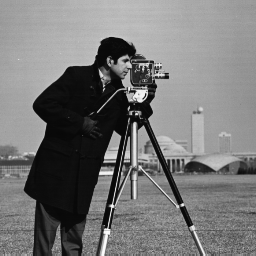
%> input picture P4/p04_Bild1.png, 256 x 256 px
$ octave p04_execute.m   (GNU Octave 9; MATLAB toolbox functions it lacks are replaced by stand-ins)
%> lines starting %> are read from the running program, lines starting %| are printed output that depends on the picture
### P4/p04_compress.m
function img_compressed = p04_compress(image, block_size, quant)

  %a) Einteilung in block_size x block_size grosse Bloecke
  [M,N] = size(image);
  if (mod(M, block_size) ~= 0) | (mod(N, block_size) ~= 0)
    error('Bild nicht einteilbar in gegebene Blockgröße!');
  else
    verticalBlocks = M/block_size; % Anzahl der horziontalen Bloecke
    horizontalBlocks = N/block_size;  % Anzahl der vertikalen Bloecke
    y_sizes = block_size.*ones(1, verticalBlocks);
    x_sizes = block_size.*ones(1, horizontalBlocks);
    zerlegung = mat2cell(image, y_sizes, x_sizes);
  end

  z_length = length(zerlegung);
  zerlegung_vec = reshape(zerlegung, [z_length*z_length, 1]); %Alle Bloecke als Vektor schreiben

  %b) DCT auf den Bloecken
  dct_zerlegung = zerlegung_vec; %Initialisierung für die richtige Groesse
  for i = 1:1:z_length*z_length
    dct_zerlegung(i,1) = dct2(cell2mat(zerlegung_vec(i,1)));
  end

  %c) Quantisierung in jedem Block
  qnt_zerlegung = dct_zerlegung; %Initialisierung für die richtige Groesse
  for i = 1:1:z_length*z_length
    qnt_zerlegung(i,1) = cell2mat(dct_zerlegung(i,1))./quant;
  end


  %d) Umsortierung entlang der Nebendiagonale
  zig_zerlegung = qnt_zerlegung; %Initialisierung für die richtige Groesse
  for i = 1:1:z_length*z_length
    zig_zerlegung(i,1) = p04_zigzag(cell2mat(dct_zerlegung(i,1)));
  end

  %e) RLE und f)
  img_compressed = zig_zerlegung; %Initialisierung für die richtige Groesse
  for i = 1:1:z_length*z_length
    img_compressed(i,1) = p04_rle(cell2mat(qnt_zerlegung(i,1)));
  end

end

### P4/p04_zigzag.m
function data = zigzag(x)

s = size(x);
if (s(1) ~= s(2))
    error('not quadratic matrix!');
end

data = zeros(1, s(1)*s(1));
run = 1;
cur = 1;

b = false;

for i = 1 : s(1)
    for j = 1 : cur
        if (b == 0)
            data(run) = x(i-(j-1), j);
        else
            data(run) = x(i-(cur-j), cur-(j-1));
        end

        if (j == cur)
            b = ~b;
        end

        run = run + 1;
    end

    cur = cur + 1;
end

cur = cur - 2;

for k = s(1)+1 : (s(1)*2)-1
    for m = 1 : cur
        if (b == 0) % rauf
            data(run) = x(s(1)-(m-1), k-s(1)+m);
        else % runter
            data(run) = x(k-s(1)+m, s(1)-(m-1));
        end

        if (m == cur)
            b = ~b;
        end

        run = run + 1;
    end
    cur = cur - 1;
end

### P4/p04_rle.m

function vec_enc = p04_rle(vec)
  mn = length(vec);
  run = 1;
  value = vec(1);
  vec_enc = [];

  for i = 2:1:mn
    if (value ~= vec(i))
     temp = [value run];
      vec_enc = cat(2, vec_enc, temp);  %cat() in x-Richtung --> Zeilenvektor
      value = vec(i);
      run = 1;
    else
      run++;
    end
  end
  temp = [value run];
  vec_enc = cat(2, vec_enc, temp);

end

### P4/p04_decompress.m

function image = p04_decompress(img_compressed, quant)

  cell_length = length(img_compressed);
  %e) RLE und f) --> RLD
  rld_rev = img_compressed; %_rev steht fuer reversal, Umkehren der Kompression
  for i = 1:1:cell_length
    rld_rev(i,1) = p04_rld(cell2mat(img_compressed(i,1)));
  end

  %d) Rueckgängigmachen der Umsortierung entlang der Nebendiagonale
  zag_rev = rld_rev; %Initialisierung für die richtige Groesse
  for i = 1:1:cell_length
    zag_rev(i,1) = p04_zagzig(cell2mat(rld_rev(i,1)));
  end

  %c) Dequantisierung in jedem Block
  qnt_rev = zag_rev; %Initialisierung für die richtige Groesse
  for i = 1:1:cell_length
    [m, n] = size(quant); %Matrix auf die gleiche Groesse bringen, um .*-Operation durchfuehren zu koennen
    B = zeros(m);
    [a, b] = size(cell2mat(zag_rev(i,1)));
    B(1:a, 1:b) = cell2mat(zag_rev(i,1));
    qnt_rev(i,1) = B.*quant;
  end

  %b) IDCT auf den Bloecken
  idct_rev = qnt_rev; %Initialisierung für die richtige Groesse
  for i = 1:1:cell_length
    idct_rev(i,1) = idct2(cell2mat(qnt_rev(i,1)));
  end

  image = mat2gray(reshape(cell2mat(idct_rev), [256 256]));

end

### P4/p04_rld.m

function vec = p04_rld(vec_enc)
  mn = length(vec_enc);
  vec = [];

  for i = 2:2:mn                  %gerade Vektoreintraege enthalten die Run-Lengths
    run = vec_enc(i);
    value = vec_enc(i-1);         %ungerade Eintraege enthalten die Values
    while (run > 0)
      vec = cat(1, vec, value);   %cat() in y-Richtung --> Spaltenvektor
      run--;
    end
  end

end

### P4/p04_zagzig.m
function data = zagzig(x)

if size(x,1) > size(x,2), x = x'; end % if x is a column vector, tronspose

if (mod(sqrt(size(x,2)), 1) ~= 0.0)
    error('not quadratic matrix!');
end

s = size(x,2);
s_q = sqrt(s);
data = zeros(s_q, s_q);
run = 1;
cur = 1;

b = false;

for i = 1 : s_q
    for j = 1 : cur
        if (b == 0)
            data(i-(j-1), j) = x(run);
        else
            data(i-(cur-j), cur-(j-1)) = x(run);
        end

        if (j == cur)
            b = ~b;
        end

        run = run + 1;
    end

    cur = cur + 1;
end

cur = cur - 2;

for k = s_q+1 : (s_q*2)-1
    for m = 1 : cur
        if (b == 0) % rauf
            data(s_q-(m-1), k-s_q+m) = x(run);
        else % runter
            data(k-s_q+m, s_q-(m-1)) = x(run);
        end

        if (m == cur)
            b = ~b;
        end

        run = run + 1;
    end
    cur = cur - 1;
end

### P4/p04_execute.m
% Test von RLE
%vec = [1 1 1 1 1 1 2 3 3 3 4 4 4 4 4 4];
%rl = p04_rle(vec);
%rd = p04_rld(rl);

pkg load image;
pkg load signal;
close all; clear; clc;

image = imread('p04_Bild1.png');
%> image is the input picture: size 256x256 uint8; min 7, max 253, mean 118.7

figure(1);
imshow(image, []);
title('Eingabe');

% Einlesen quantm
load('p04_quantm.mat');

%Bildkompression mit 16er Bloecken
img_comp_16 = p04_compress(image, 16, quant16);
%> in p04_compress, `zerlegung = mat2cell(image, y_sizes, x_sizes);`: zerlegung = 256 items
%> the loop in p04_compress, `for i = 1:1:z_length*z_length` made 256 passes
%> img_comp_16 = 256 items
img_decomp_16 = p04_decompress(img_comp_16, quant16);
%> in p04_decompress, `cell_length = length(img_compressed);`: cell_length = 256
%> in p04_decompress, `rld_rev = img_compressed;`: rld_rev = 256 items
%> in p04_decompress, `image = mat2gray(reshape(cell2mat(idct_rev), [256 256]));`:
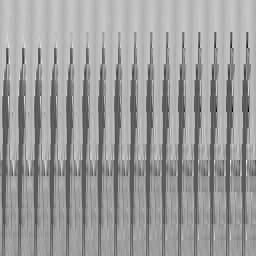
%> image: size 256x256 double; min 0, max 1, mean 0.612
figure(2);
imshow(img_decomp_16, []);
title('Bildkompression 16');

%Bildkompression mit 8er Bloecken
img_comp_8 = p04_compress(image, 8, quant8);
img_decomp_8 = p04_decompress(img_comp_8, quant8);
%> the loop in p04_decompress (call 2), `for i = 1:1:cell_length` made 1 pass
%> the run ends on the next line
